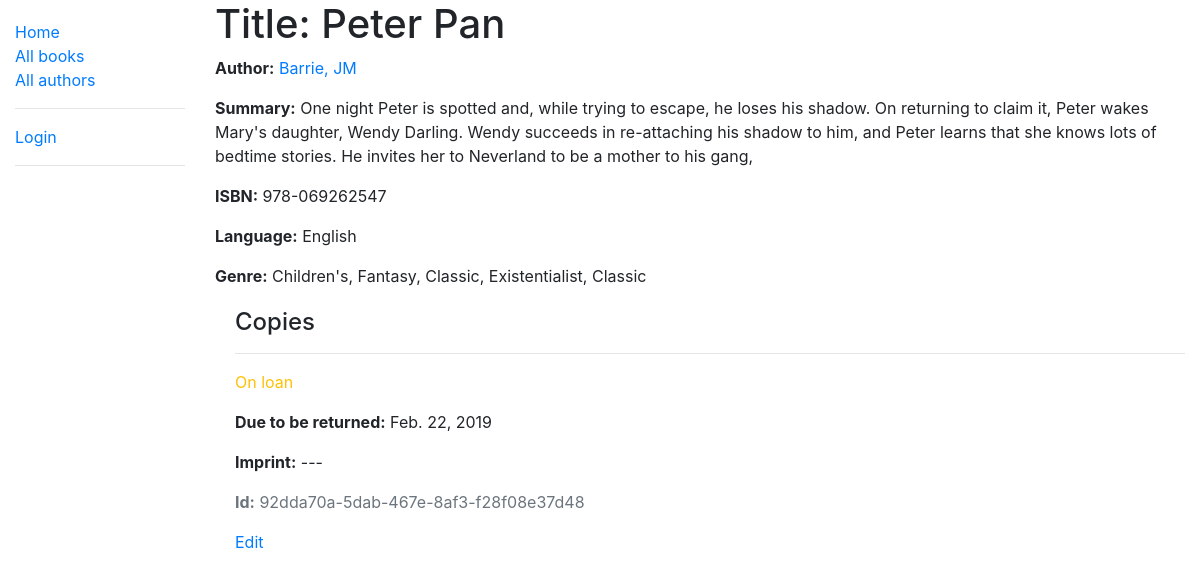
/catalog/book/2, run on the app's committed database.
### catalog/models.py (models this page shows, shortened)
class Book(models.Model):
    title = models.CharField(max_length=200)
    author = models.ForeignKey('Author', on_delete=models.SET_NULL, null=True)
    summary = models.TextField(max_length=1000, help_text='Enter a brief description of the book')
    isbn = models.CharField('ISBN', max_length=13, help_text='13 Character <a href="https://www.isbn-international.org/content/what-isbn">ISBN number</a>')
    genre = models.ManyToManyField(Genre, help_text='Select a genre for this book')
    language = models.ForeignKey('Language', null=True, on_delete=models.SET_NULL)
    def display_genre(self):
        """Create a string for the Genre. This is required to display genre in Admin."""
        return ', '.join(genre.name for genre in self.genre.all()[:3])
    display_genre.short_description = 'Genre'

class Author(models.Model):
    first_name = models.CharField(max_length=100)
    last_name = models.CharField(max_length=100)
    date_of_birth = models.DateField(null=True, blank=True)
    date_of_death = models.DateField('died', null=True, blank=True)
    class Meta:
        ordering = ['last_name', 'first_name']
        permissions = (("can_edit", "Can CRUD Authors"),)
    def __str__(self):
        return f'{self.last_name}, {self.first_name}'

class Language(models.Model):
    name = models.CharField(max_length = 100)
    def __str__(self):
        return self.name

class Genre(models.Model):
    name = models.CharField(max_length=200, help_text='Enter a book genre (e.g. Science Fiction)')
    def __str__(self):
        return self.name

class BookInstance(models.Model):
    id = models.UUIDField(primary_key=True, default=uuid.uuid4, help_text='Unique ID for this particular book across whole library')
    book = models.ForeignKey('Book', on_delete=models.SET_NULL, null=True)
    imprint = models.CharField(max_length=200)
    due_back = models.DateField(null=True, blank=True)
    LOAN_STATUS = (
        ('m', 'Maintenance'),
        ('o', 'On loan'),
        ('a', 'Available'),
        ('r', 'Reserved'),
    )
    status = models.CharField(
        max_length=1,
        choices=LOAN_STATUS,
        blank=True,
        default='m',
        help_text='Book availability',
    )
    borrower = models.ForeignKey(User, on_delete=models.SET_NULL, null=True, blank=True)
    class Meta:
        ordering = ['due_back']
        permissions = (("can_mark_returned", "Set book as returned"),)

### catalog/views.py (the view)
# urls.py: path('book/<int:pk>', views.BookDetailView.as_view(), name='book-detail'),
class BookDetailView(generic.DetailView):
    model = Book

### catalog/templates/catalog/book_detail.html
{% extends "base_generic.html" %}
{% block content %}
  <h1>Title: {{ book.title }}</h1>
  <p><strong>Author:</strong> <a href="{% url 'author-detail' book.author.pk %}">{{ book.author }}</a></p>
  <p><strong>Summary:</strong> {{ book.summary }}</p>
  <p><strong>ISBN:</strong> {{ book.isbn }}</p>
  <p><strong>Language:</strong> {{ book.language }}</p>
  <p><strong>Genre:</strong> {% for genre in book.genre.all %} {{ genre }}{% if not forloop.last %}, {% endif %}{% endfor %}</p>
  <div style="margin-left:20px;margin-top:20px">
    <h4>Copies</h4>
    {% for copy in book.bookinstance_set.all %}
      <hr>
      <p class="{% if copy.status == 'a' %}text-success{% elif copy.status == 'm' %}text-danger{% else %}text-warning{% endif %}">{{ copy.get_status_display }}</p>
      {% if copy.status != 'a' %}
        <p><strong>Due to be returned:</strong> {{copy.due_back}}</p>
      {% endif %}
      <p><strong>Imprint:</strong> {{copy.imprint}}</p>
      <p class="text-muted"><strong>Id:</strong> {{copy.id}}</p>
      <a href="{% url 'bookInst_update' copy.id %}"> Edit</a>
    {% endfor %}
  </div>
{% endblock %}

### data on the page
Book: title "Peter Pan", author "Barrie, JM", summary "One night Peter is spotted and, while trying to escape, he loses his shadow. On returning to claim it, Peter wakes Mary's daughter, Wendy Darling. Wendy succeeds in re-attaching his shadow to him, and Peter learns that she knows lots of bedtime stories. He invites her to Neverland to be a mother to his gang,", isbn "978-069262547", language "English"
Genre: name "Children's"
Genre: name "Fantasy"
Genre: name "Classic"
Genre: name "Existentialist"
Genre: name "Classic"
BookInstance: status "On loan", due_back "Feb. 22, 2019", imprint "---", id "92dda70a-5dab-467e-8af3-f28f08e37d48"
